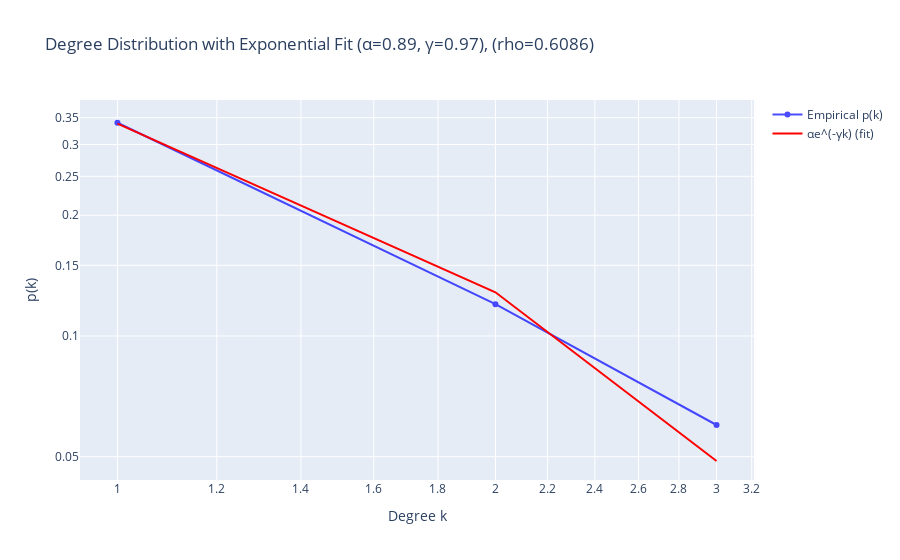

The cell this chart's notebook holds for it:
### Code cell
# fit using linear regression with scipy
from scipy.optimize import curve_fit

# Flatten adjacency to degrees
G_price = nx.from_pandas_adjacency(adj_matrix)
G_price.remove_edges_from(nx.selfloop_edges(G_price))

degrees = [deg for (_, deg) in G_price.degree()]


# Max degree so we know how far to compute the histogram
max_degree = max(degrees)

# Histogram of degrees: hist[k] = number of nodes with degree k
hist = np.bincount(degrees)

# Probability p(k) for each degree k
p_k = hist / hist.sum()

print(f"p(k) for each degree k: {p_k}")

def exponential_degree(k, alpha, gamma):
    return alpha * np.exp(-gamma * k)

k_values = np.arange(1, max_degree + 1)   
p_values = p_k[1:]  


# Filter out any zero-probability bins so curve_fit doesn’t choke
nonzero_indices = np.where(p_values > 0)
k_fit = k_values[nonzero_indices]
p_fit = p_values[nonzero_indices]

# Now do the fit
popt, pcov = curve_fit(exponential_degree, k_fit, p_fit, p0=(1.0, 0.1))
alpha_fit, gamma_fit = popt
print("Fitted alpha =", alpha_fit)
print("Fitted gamma =", gamma_fit)

# Evaluate the fitted exponential at each k
p_exp_fit = exponential_degree(k_values, alpha_fit, gamma_fit)

# Compute sum of absolute deviations
e_fitting = np.sum(np.abs(p_k[1:] - p_exp_fit))  # ignoring k=0 if you like
print("Fitting error =", e_fitting)

# Create plotly figure
fig = go.Figure()

# Add empirical data points
fig.add_trace(go.Scatter(
    x=k_fit,
    y=p_fit,
    mode='markers+lines',
    opacity=0.7,
    name='Empirical p(k)',
    line=dict(color='blue')
))

# Add fitted curve
fig.add_trace(go.Scatter(
    x=k_fit,
    y=exponential_degree(k_fit, alpha_fit, gamma_fit),
    mode='lines',
    name=r'αe^(-γk) (fit)',
    line=dict(color='red')
))

# Update layout
fig.update_layout(
    title=f'Degree Distribution with Exponential Fit (α={alpha_fit:.2f}, γ={gamma_fit:.2f}), (rho={rho:.4f})',
    xaxis_title='Degree k',
    yaxis_title='p(k)',
    xaxis_type='log',
    yaxis_type='log',
    
)

fig.show()

### Figure 1 — Plotly figure (JSON) as saved in the notebook; plotly's stock layout.template omitted (floating-point values rounded to 4 significant figures)
{"data": [{"line": {"color": "blue"}, "mode": "markers+lines", "name": "Empirical p(k)", "opacity": 0.7, "type": "scatter", "x": [1, 2, 3], "y": [0.34, 0.12, 0.06]}, {"line": {"color": "red"}, "mode": "lines", "name": "αe^(-γk) (fit)", "type": "scatter", "x": [1, 2, 3], "y": [0.3384, 0.1285, 0.0488]}], "layout": {"title": {"text": "Degree Distribution with Exponential Fit (α=0.89, γ=0.97), (rho=0.6086)"}, "xaxis": {"title": {"text": "Degree k"}, "type": "log"}, "yaxis": {"title": {"text": "p(k)"}, "type": "log"}}}
